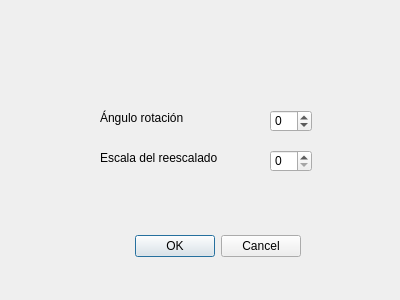
<?xml version="1.0" encoding="UTF-8"?>
<ui version="4.0">
 <class>rotar_escalar</class>
 <widget class="QDialog" name="rotar_escalar">
  <property name="geometry">
   <rect>
    <x>0</x>
    <y>0</y>
    <width>400</width>
    <height>300</height>
   </rect>
  </property>
  <property name="windowTitle">
   <string>Dialog</string>
  </property>
  <widget class="QDialogButtonBox" name="buttonBox">
   <property name="geometry">
    <rect>
     <x>-40</x>
     <y>230</y>
     <width>341</width>
     <height>32</height>
    </rect>
   </property>
   <property name="orientation">
    <enum>Qt::Horizontal</enum>
   </property>
   <property name="standardButtons">
    <set>QDialogButtonBox::Cancel|QDialogButtonBox::Ok</set>
   </property>
  </widget>
  <widget class="QLabel" name="label">
   <property name="geometry">
    <rect>
     <x>100</x>
     <y>110</y>
     <width>121</width>
     <height>16</height>
    </rect>
   </property>
   <property name="text">
    <string>Ángulo rotación</string>
   </property>
  </widget>
  <widget class="QLabel" name="label_2">
   <property name="geometry">
    <rect>
     <x>100</x>
     <y>150</y>
     <width>131</width>
     <height>16</height>
    </rect>
   </property>
   <property name="text">
    <string>Escala del reescalado</string>
   </property>
  </widget>
  <widget class="QSpinBox" name="spinBox">
   <property name="geometry">
    <rect>
     <x>270</x>
     <y>110</y>
     <width>42</width>
     <height>22</height>
    </rect>
   </property>
   <property name="minimum">
    <number>-360</number>
   </property>
   <property name="maximum">
    <number>360</number>
   </property>
  </widget>
  <widget class="QSpinBox" name="spinBox_2">
   <property name="geometry">
    <rect>
     <x>270</x>
     <y>150</y>
     <width>42</width>
     <height>22</height>
    </rect>
   </property>
  </widget>
 </widget>
 <resources/>
 <connections>
  <connection>
   <sender>buttonBox</sender>
   <signal>accepted()</signal>
   <receiver>rotar_escalar</receiver>
   <slot>accept()</slot>
   <hints>
    <hint type="sourcelabel">
     <x>248</x>
     <y>254</y>
    </hint>
    <hint type="destinationlabel">
     <x>157</x>
     <y>274</y>
    </hint>
   </hints>
  </connection>
  <connection>
   <sender>buttonBox</sender>
   <signal>rejected()</signal>
   <receiver>rotar_escalar</receiver>
   <slot>reject()</slot>
   <hints>
    <hint type="sourcelabel">
     <x>316</x>
     <y>260</y>
    </hint>
    <hint type="destinationlabel">
     <x>286</x>
     <y>274</y>
    </hint>
   </hints>
  </connection>
 </connections>
</ui>
